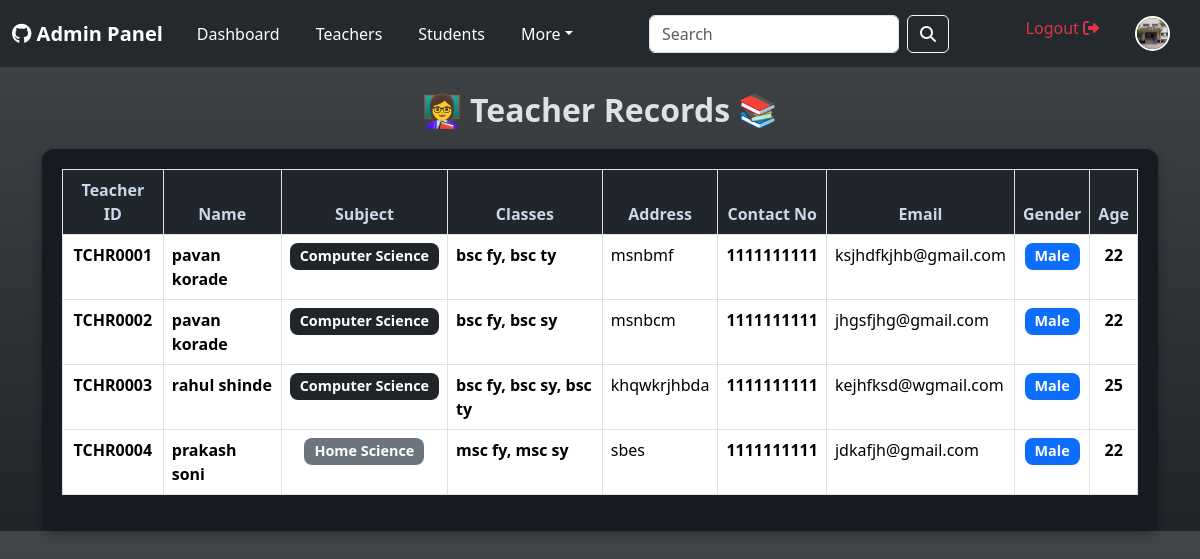
Page /view_teachers.php on the committed database.
### tables this page shows
CREATE TABLE `teachers` (
  `teacher_id` varchar(10) NOT NULL,
  `name` varchar(255) NOT NULL,
  `subject` varchar(255) NOT NULL,
  `address` text NOT NULL,
  `contact_no` varchar(15) NOT NULL,
  `email` varchar(255) NOT NULL,
  `gender` enum('Male','Female','Other') NOT NULL,
  `age` int(11) NOT NULL,
  `password` varchar(255) NOT NULL,
  `subject_id` int(11) DEFAULT NULL,
  `assigned_classes` text DEFAULT NULL
);

### view_teachers.php (the view, shortened to what this page needs)
<?php
include 'navbar.php';
include 'db.php';
$result = $conn->query("SELECT * FROM teachers");
function getSubjectColor($subject) {
    $subjectColors = [
        'Mathematics' => 'primary',
        'Science' => 'success',
        'English' => 'warning',
        'History' => 'danger',
        'Geography' => 'info',
        'Computer Science' => 'dark'
    ];
    return $subjectColors[$subject] ?? 'secondary';
}
?>
<!DOCTYPE html>
<html lang="en">
<head>
    <link href="https://cdn.jsdelivr.net/npm/bootstrap@5.3.3/dist/css/bootstrap.min.css" rel="stylesheet">
</head>
<body class="bg-gradient bg-dark">
    <div class="container mt-4">
        <h2 class="text-center">👩‍🏫 Teacher Records 📚</h2>
        <div class="table-container ">
            <div class="table-responsive">
                <table class="table table-bordered  table-hover">
                    <thead>
                        <tr>
                            <th>Teacher ID</th>
                            <th>Name</th>
                            <th>Subject</th>
                            <th>Classes</th>
                            <th>Address</th>
                            <th>Contact No</th>
                            <th>Email</th>
                            <th>Gender</th>
                            <th>Age</th>
                        </tr>
                    </thead>
                    <tbody>
                        <?php while ($row = $result->fetch_assoc()) { ?>
                            <tr>
                                <td class="fw-bold text-center"><?php echo htmlspecialchars($row['teacher_id']); ?></td>
                                <td class="fw-bold"><?php echo htmlspecialchars($row['name']); ?></td>
                                <td class="text-center">
                                    <span class="badge bg-<?php echo getSubjectColor($row['subject']); ?>">
                                        <?php echo htmlspecialchars($row['subject']); ?>
                                    </span>
                                </td>
                                <td class="fw-bold"><?php echo isset($row['assigned_classes']) ? htmlspecialchars($row['assigned_classes']) : 'N/A'; ?></td>
                                <td><?php echo htmlspecialchars($row['address']); ?></td>
                                <td class="fw-bold"><?php echo htmlspecialchars($row['contact_no']); ?></td>
                                <td><?php echo htmlspecialchars($row['email']); ?></td>
                                <td class="text-center">
                                    <span class="badge bg-<?php echo ($row['gender'] == 'Male') ? 'primary' : 'danger'; ?>">
                                        <?php echo htmlspecialchars($row['gender']); ?>
                                    </span>
                                </td>
                                <td class="text-center fw-bold"><?php echo htmlspecialchars($row['age']); ?></td>
                            </tr>
                        <?php } ?>
                    </tbody>
                </table>
            </div>
        </div>
    </div>
</body>
</html>

### navbar.php (style rules this page uses)
body { font-family: 'Poppins', sans-serif; }

### view_teachers.php (style rules this page uses)
body { background-color: #0d1117; color: #c9d1d9; }
.table-container { background: #161b22; padding: 20px; border-radius: 12px; box-shadow: 0 4px 12px rgba(0, 0, 0, 0.3); margin-top: 20px; }
.table { background: #0d1117; color: #c9d1d9; }
.table th { background-color: #21262d !important; color:rgb(202, 216, 233); font-weight: bold; text-align: center; }
h2 { font-weight: bold; color:rgb(221, 226, 232); }
.badge { font-size: 0.9rem; padding: 6px 10px; font-weight: bold; border-radius: 8px; }

### rows in the picture
teachers: teacher_id "TCHR0001", name "pavan korade", subject "Computer Science", assigned_classes "bsc fy, bsc ty", address "msnbmf", contact_no "1111111111", email "ksjhdfkjhb@gmail.com", gender "Male", age "22"
teachers: teacher_id "TCHR0002", name "pavan korade", subject "Computer Science", assigned_classes "bsc fy, bsc sy", address "msnbcm", contact_no "1111111111", email "jhgsfjhg@gmail.com", gender "Male", age "22"
teachers: teacher_id "TCHR0003", name "rahul shinde", subject "Computer Science", assigned_classes "bsc fy, bsc sy, bsc ty", address "khqwkrjhbda", contact_no "1111111111", email "kejhfksd@wgmail.com", gender "Male", age "25"
teachers: teacher_id "TCHR0004", name "prakash soni", subject "Home Science", assigned_classes "msc fy, msc sy", address "sbes", contact_no "1111111111", email "jdkafjh@gmail.com", gender "Male", age "22"
